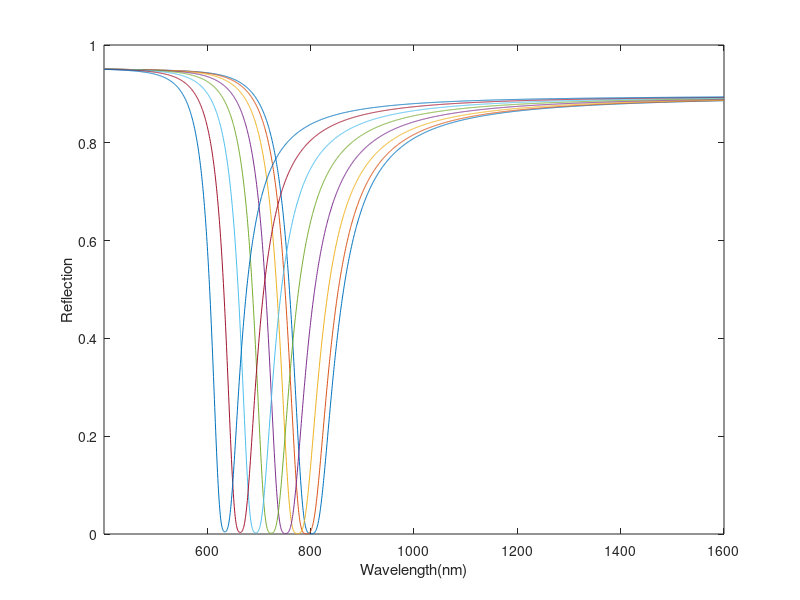

Source code (MATLAB):

% clear
% clc

% basic parameter

lambda = linspace(400,1600,2000) * 1E-9;
theta = pi / 3;
n_core = 1.44;
n_clad = 1;
p_core = n_core^2;
p_clad = n_clad^2;
metal_t = 50E-9;
n_glass = 1.3;
p_glass = n_glass^2;
L = 30E-6;
D = 8E-6;


% metal

% permittivty
lambda_c = 8.9342E-6;
lambda_p = 1.6826E-7;
omega_p = 1.3388E16;
gamma = 7.07592E13;
eps_inf = 3.36174;

  
for d = linspace(0,8,8)*1E-3
    
    n_core = n_core + d;
    p_core = n_core^2;
    
    % layer 1: core

    q1 = sqrt(p_core - n_core^2 * sin(theta)) / p_core;
    % q1 = sqrt(1 / p_core) * cos(theta);
    
    for i = 1:length(lambda)

    %     p_metal = 1 - (lambda(i)^2 * lambda_c) / (lambda_p^2 .* (lambda_c + 1i * lambda(i)));
        omega = 2 * pi * (2.99 * 1E8 / lambda(i));
        p_metal = eps_inf - omega_p^2 / (omega^2 + 1i * gamma * omega);

        % refractive
        n_metal = sqrt(p_metal);

        % layer 2: metal

        theta2 = asin(sin(theta) / (n_core / n_metal));
        q2 = sqrt(p_metal - n_core^2 * sin(theta)) / p_metal;
    %     q2 = sqrt(1 / p_metal) * cos(theta2);
        beta2 = 2 * pi * metal_t / lambda(i) * sqrt(p_metal - n_core^2 * sin(theta)^2);

        % layer 3: glass
        theta3 = asin(sin(theta2) / (n_metal / n_glass));
        q3 = sqrt(p_glass - n_core^2 * sin(theta)) / p_glass;
    %     q3 = sqrt(1 / p_glass) * cos(theta3);

        % transfer matrix

        m11 = cos(beta2);
        m12 = -1i * sin(beta2) / q2;
        m21 = -1i * q2 * sin(beta2);
        m22 = m11;

        % power

        p_trans = n_core^2 * sin(theta) * cos(theta) / (1 - n_core^2 * cos(theta)^2)^2;

        % reflection ratio

        r_p = ((m11 + m12 * q3) * q1 - (m21 + m22 * q3)) / ((m11 + m12 * q3) * q1 + (m21 + m22 * q3));
        R_p = abs(r_p)^2;
        Nef = L / (D * tan(theta));

        p(i) = R_p^Nef;
    end
    
    plot(lambda*1E9,p);
    hold on;
end
xlabel('Wavelength(nm)');
ylabel('Reflection');
axis([min(lambda)*1E9 max(lambda)*1E9 0 1]);

